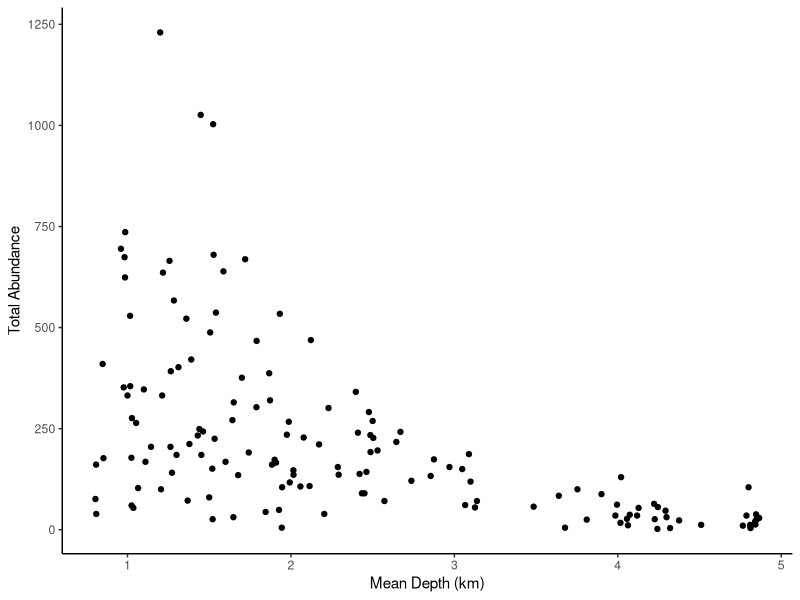
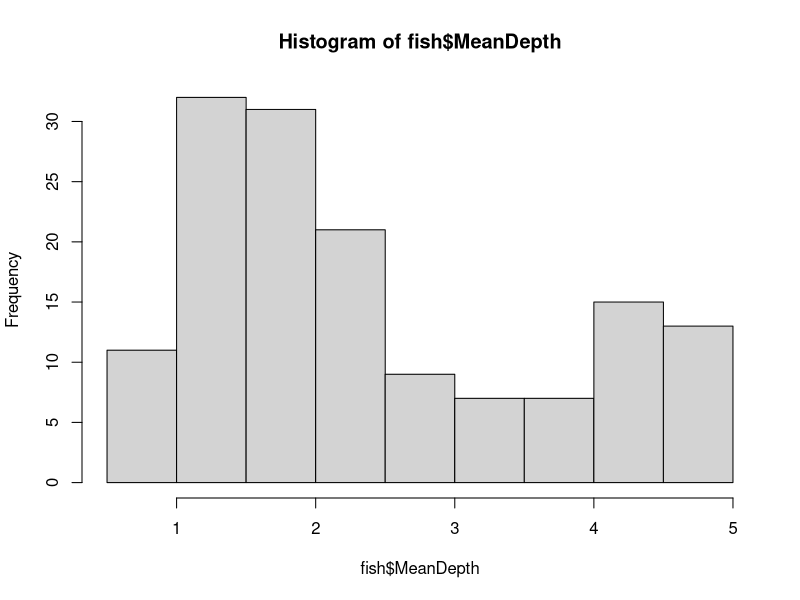
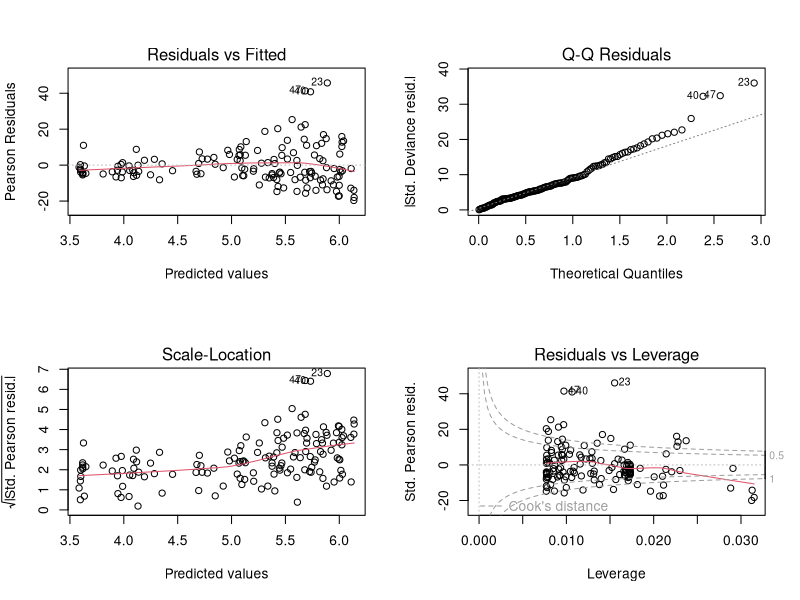
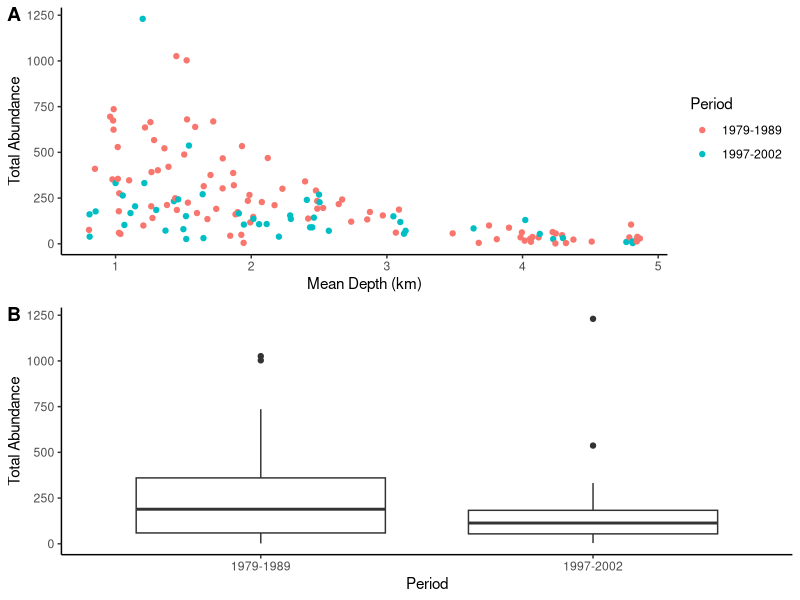
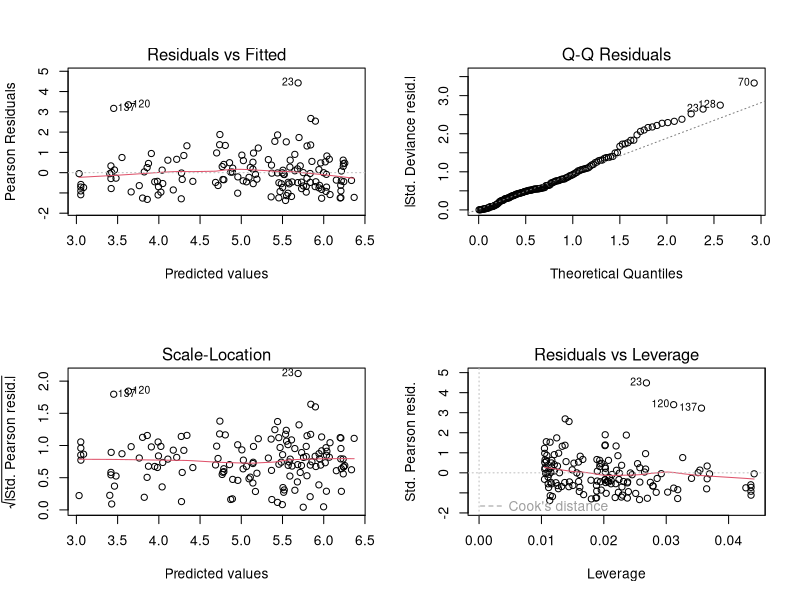
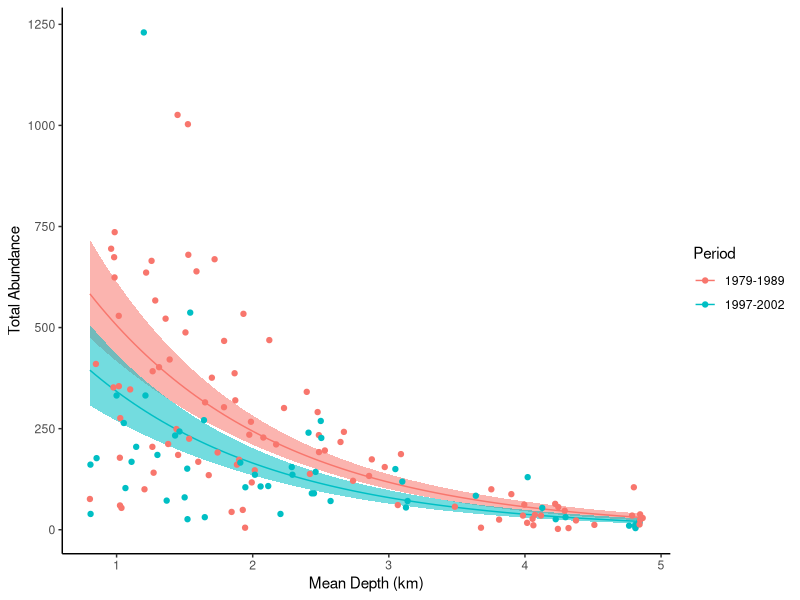
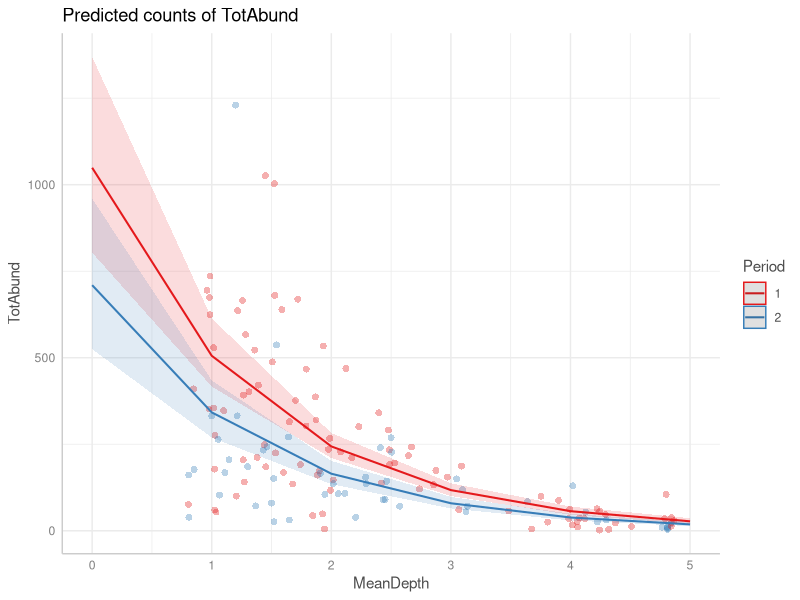
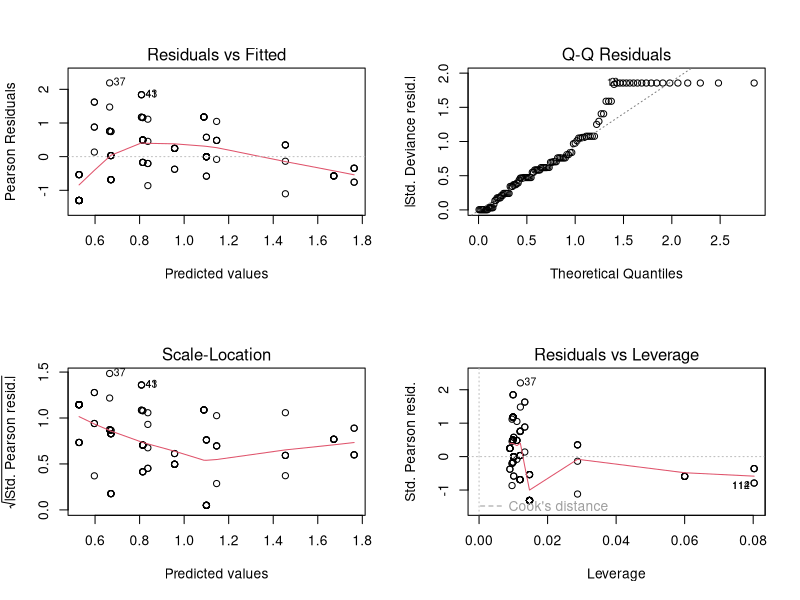

R code for these plots, in order:
#!/usr/bin/env Rscript
# Author: Sebastian Dohne <sed24@ic.ac.uk>


####importing packages
require(ggplot2)
require(MASS)
require(ggpubr)
####################

fish<- read.csv("../data/fisheries.csv", stringsAsFactors = T)
str(fish)

#for our first check lets see if total abundance changes with mean depth of water column
ggplot(fish, aes(x=MeanDepth, y=TotAbund))+ geom_point()+ labs(x= "Mean Depth (km)", y="Total Abundance")+ theme_classic()
hist(fish$MeanDepth)

#Our basic model consists of total abundance as our response variable and mean depth as our explanatory variable. With the basic model equation
M1<- glm(TotAbund~MeanDepth, data = fish, family = "poisson")
summary(M1)
#chatgpt the output for a breakdown of the summary,  essentially depth has a strong association with abundance

######Initial Interpretation ############

#From this summary we can build our initial model equation and infer that as mean depth increases the total abundance of fish decreases. We can also calculate the Pseudo-R^2.

#ln(TotAbund) = 6.64 -0.63*Meandepth
#PseudoR^2= 1- (15770/27779) =0.43

###### Model Validation ###########

par(mfrow=c(2,2)) 
plot(M1)

#Std Pearson resid Vs leverage plot highligts we potentially have a large number of outliers, lets explore these
#A cooks distance of more than 1 is considered to be an outlier so lets see how many we have

sum(cooks.distance(M1)>1)
## [1] 29
# since we have quite a lot of outliers we can just look into it and drop is so lets leave it alone for now
#the model is overdispersed: Overdispersion occurs when the observed variance in the response variable is greater than what the model expects based on the assumed distribution
mean(fish$TotAbund)
var(fish$TotAbund) #
# dispersion_parameter <- residual deviance / df_residual
# Residual deviance: 15770  on 144  degrees of freedom
#Dispersion parameter = 15770/144 =109.5
####Explations of overdispersion could be: (outside of outliers) ######
#transformation of covariates
#missing covariates
#zero inflation
#inherent dependency potentially (could explore random effect of the year)


####A possible avenue to explore from these options would be including additional covariates and/or fixed factors. We could fit “Year” as a fixed-factor but there are 13 levels and we would lose far too many degrees of freedom, thus statistical power, or we could fit “Period” as a fixed factor, but let’s explore this first through plotting.

scatterplot<-ggplot(fish, aes(x=MeanDepth, y=TotAbund, color=factor(Period)))+
  geom_point()+
  labs(x= "Mean Depth (km)", y="Total Abundance")+
  theme_classic()+
  scale_color_discrete(name="Period", labels=c("1979-1989", "1997-2002"))
boxplot<- ggplot(fish, aes(x=factor(Period, labels=c("1979-1989", "1997-2002")), y=TotAbund))+
  geom_boxplot()+
  theme_classic()+
  labs(x="Period", y="Total Abundance")
ggarrange(scatterplot, boxplot, labels=c("A","B"), ncol=1, nrow=2)

#as we can see, period can affect abundance and thus affect the relationship and dispersion parameter

####Adding period as a Fixed Factor ######
fish$Period<- factor(fish$Period)
M2<- glm(TotAbund~MeanDepth*Period, data = fish, family="poisson")
summary(M2) # -0.66 + 0.12
anova(M2, test="Chisq")
#The interaction term, MeanDepth
#, is also significant (p = 1.713e-14), suggesting that the relationship between MeanDepth and the response variable depends on Period.
#period does have a significant effect on the abundance at differing depths

#we can now write two linear equations
#Period2:ln(TotAbund)= ((6.83 - 0.67)-<-M1 + (-0.66 +0.12)) * MeanDepth = 6.16 -0.51 *MeanDepth

#Lets look at the dispersion parameter
#14293/142 =100.65

#as our model is still overdispersed we will fit a quasi-possion model or negative binomial model


####Fitting a negative binomial #######
M3<- glm.nb(TotAbund~MeanDepth*Period, data = fish)
summary(M3)
anova(M3, test = "Chisq")   
#fitting a negative binomial has changed our model output significantly,
#the biggest difference is the change in significance of the model term: MeanDepth:factor(Period)2 suggesting no difference between slopes of each period, but a dig difference between intercepts
#we will run a reduced model (without the interaction)

M4<- glm.nb(TotAbund~MeanDepth+Period, data = fish)
summary(M4)
anova(M4, test = "Chisq")
#dispersion parameter is 158/142=11 
par(mfrow=c(2,2)) #partitioning the plot window into a 2X2
plot(M4)

#########negative Biomial Interpretation ###########
#So finally we have the model we can interpret that has two linear equations with different intercepts but the same slope of MeanDepth.
#Period2: ln(TotAbund) = (6.96 - 0.39) - 0.73*MeanDepth 
# We can therefore interpret that “for every kilometer increase in mean depth total abundance decreased by a factor of e^-0.73 or 0.48-fold”. But what does this mean? Let’s look at the exponentiated coefficients for Period 1.

#The last concept to think about is the pseudo-R^2 for our negative binomial model, which is: PSEUDO R^2 = 1-(158.23/334.13)=0.53 ,residual divided by null deviance

######PLOTTING THE NEGATIVE BINOMIAL MODEL #########
range(fish$MeanDepth) #Find the range of Depth

period1 <- data.frame(MeanDepth=seq(from=0.804, to=4.865, length=100), Period="1")
period2 <- data.frame(MeanDepth=seq(from=0.804, to=4.865, length=100), Period="2")
period1_predictions<- predict(M4, newdata = period1, type = "link", se.fit = TRUE) # the type="link" here predicted the fit and se on the log-linear scale. 
period2_predictions<- predict(M4, newdata = period2, type = "link", se.fit = TRUE)
period1$pred<- period1_predictions$fit
period1$se<- period1_predictions$se.fit
period1$upperCI<- period1$pred+(period1$se*1.96)
period1$lowerCI<- period1$pred-(period1$se*1.96)
period2$pred<- period2_predictions$fit
period2$se<- period2_predictions$se.fit
period2$upperCI<- period2$pred+(period2$se*1.96)
period2$lowerCI<- period2$pred-(period2$se*1.96)
complete<- rbind(period1, period2)

# Making the Plot 
ggplot(complete, aes(x=MeanDepth, y=exp(pred)))+ 
  geom_line(aes(color=factor(Period)))+
  geom_ribbon(aes(ymin=exp(lowerCI), ymax=exp(upperCI), fill=factor(Period), alpha=0.3), show.legend = FALSE)+ 
  geom_point(fish, mapping = aes(x=MeanDepth, y=TotAbund, color=factor(Period)))+
  labs(y="Total Abundance", x="Mean Depth (km)")+
  theme_classic()+
  scale_color_discrete(name="Period", labels=c("1979-1989", "1997-2002"))

#for a simpler way of plotting
require(ggeffects)
plot(ggpredict(M4, terms=c("MeanDepth", "Period")), show_data=T)


########FINISH LAST SECTION WITH MITES ###############
#how does increasing concentration of aracides impact number of dead mites
#irregardless of aracide how does increasing the conentration impact number of dead mites

#fitting poisson model
mites<- read.csv("../data/bee_mites.csv")
head(mites)
mites_m1<- glm(Dead_mites~Concentration, data = mites, family = "poisson")
summary(mites_m1)

# Summary of Poisson Regression Model for Dead_mites ~ Concentration

# Model Call:
# This model investigates the relationship between 'Dead_mites' and 'Concentration'
# using a Poisson regression. 'Dead_mites' is the count response variable, and
# 'Concentration' is the predictor, which may represent acaricide levels.

# Coefficients:
# (Intercept): 0.52820 (Estimate) - This is the log-expected count of dead mites
# when Concentration is zero. A positive intercept suggests a baseline count of
# dead mites even when no concentration of acaricide is applied.
#
# Concentration: 0.57181 (Estimate) - For each one-unit increase in Concentration,
# the log count of dead mites increases by approximately 0.57. This suggests a
# positive association between concentration and dead mites, implying higher
# concentrations result in more dead mites.

# Statistical Significance:
# Both the intercept and concentration have highly significant p-values (Pr(>|z|) < 0.001),
# indicated by the '***' symbol. This implies that both terms in the model are
# statistically significant predictors of dead mite counts.

# Model Deviance:
# Null Deviance (154.79 on 114 df) - Deviance of a model without any predictors.
# Residual Deviance (109.25 on 113 df) - Deviance of the model with Concentration
# included. The decrease in deviance from the null model to the fitted model
# suggests that Concentration improves model fit.

# AIC (Akaike Information Criterion):
# AIC = 398.71 - The AIC value provides a measure of model quality, balancing
# model fit and complexity. Lower AIC values are preferred when comparing
# multiple models for the same data.

# Convergence:
# Number of Fisher Scoring iterations: 5 - The model converged after 5 iterations,
# indicating that the optimization algorithm successfully found parameter estimates.

# Overall Interpretation:
# The positive and significant effect of Concentration suggests that higher
# concentrations of the substance are associated with increased dead mite counts.
# This model provides evidence that acaricide concentration impacts mite mortality.

anova(mites_m1, test = "Chisq")

# ANOVA Analysis of Deviance Table for Poisson Model

# Model evaluates the effect of 'Concentration' on 'Dead_mites' using a Poisson distribution.

# NULL Model: Deviance = 154.79 (114 df) - Baseline model without predictors.
# Adding Concentration: Deviance reduction = 45.535 (1 df), Residual Deviance = 109.25 (113 df),
# p-value < 0.001, indicating a significant improvement in model fit with Concentration included.

# Conclusion: 'Concentration' significantly contributes to explaining the variability in dead mite counts.

########### Model Interpretation:    #############
# The equation for Dead_mites is:
# ln(Number of Dead Mites) = 0.53 + 0.57 * Concentration
# Number of Dead Mites = exp(0.53 + 0.57 * Concentration)
# Interpretation: Each 1 g/L increase in acaricide concentration raises the expected number of dead mites 
# by a factor of exp(0.57) ≈ 1.77.
# Pseudo-R^2 = 1 - (109.25 / 154.79) ≈ 0.29, suggesting the model explains about 29% of the variation 
# in the number of dead mites.

###########Model Validation ################
# dispersion_parameter <- residual deviance / df_residual
#109.25/113 = 0.97    this is close to 1 and can conclude dispersion is NOT an issue for out model

par(mfrow=c(2,2)) #partitioning the plot window into a 2X2
plot(mites_m1)
# Diagnostic Issues Summary:
# - "Residuals vs Fitted" and "Scale-Location" plots indicate heteroscedasticity, shown by patterning and curvature in the red spline.
# - Likely cause: inappropriate model family (Poisson) chosen due to variation in total mites across trials.
# - Since total mites vary, data may not strictly follow a Poisson distribution, as it's constrained by total counts.
# - Lesson: R does not verify model assumptions; validation requires understanding experimental design, data collection, and data distributions.
# - would need to Reanalyze using a binomial family to compare results with the Poisson model.


########Plotting the model ##############
range(mites$Concentration) # Finding the range of concentration
## [1] 0.00 2.16
new_data <- data.frame(Concentration=seq(from=0, to=2.16, length=100))
predictions<- predict(mites_m1, newdata = new_data, type = "link", se.fit = TRUE) # the type="link" here predicted the fit and se on the log-linear scale. 
new_data$pred<- predictions$fit
new_data$se<- predictions$se.fit
new_data$upperCI<- new_data$pred+(new_data$se*1.96)
new_data$lowerCI<- new_data$pred-(new_data$se*1.96)

# Making the Plot 

#below we will plot the Poisson model

ggplot(new_data, aes(x=Concentration, y=exp(pred)))+ 
  geom_line(col="black")+
  geom_ribbon(aes(ymin=exp(lowerCI), ymax=exp(upperCI), alpha=0.1), show.legend = FALSE, fill="grey")+ 
  geom_point(mites, mapping = aes(x=Concentration, y=Dead_mites), col="blue")+
  labs(y="Number of Dead Mites", x="Concentration (g/l)")+
  theme_classic()
